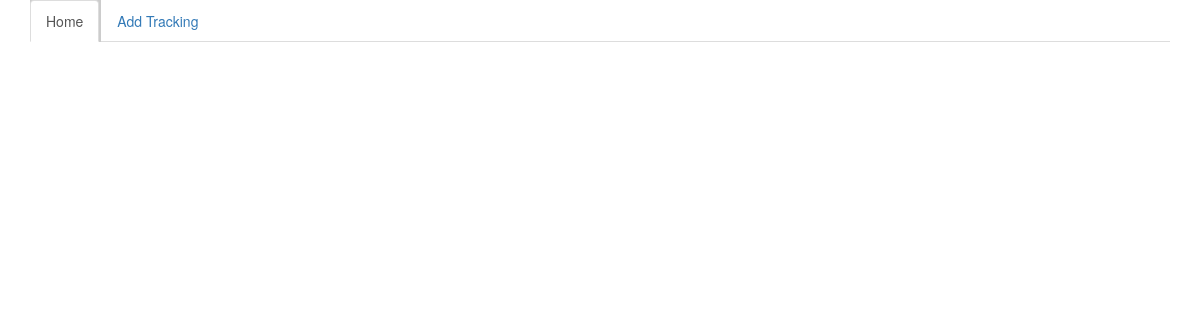
Before: / with the older database file.
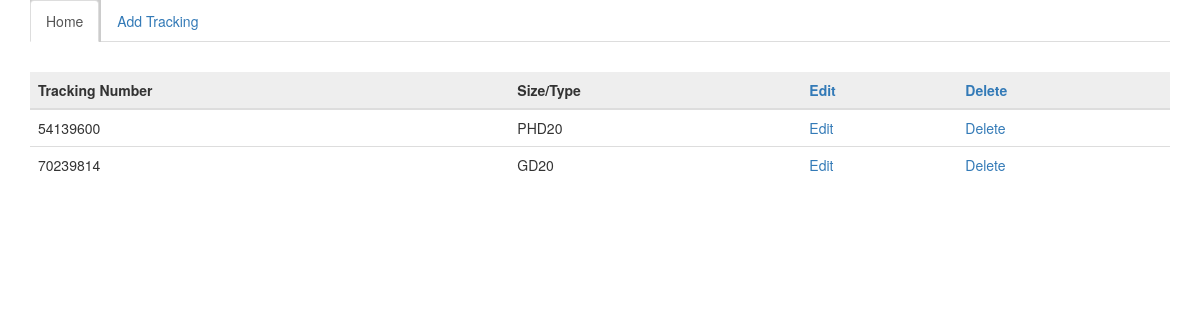
After: the same page with the newer database file.
### tables this page shows
CREATE TABLE `add_table` (
  `add_id` int(11) NOT NULL,
  `track_num` text NOT NULL,
  `size_type` text NOT NULL,
  `container` text NOT NULL,
  `arrival` text NOT NULL,
  `arrival_date` int(11) NOT NULL,
  `seal_no` text NOT NULL
);

### index.php (the view, shortened to what this page needs)
<?php
  include("config.php");
?>
<!DOCTYPE html>
<html lang="en">
  <head>
    <link rel="stylesheet" href="https://maxcdn.bootstrapcdn.com/bootstrap/3.3.7/css/bootstrap.min.css">
    <link href="css/style.css" rel="stylesheet" />
  </head>
  <body>
    <div class="container">
        <ul class="nav nav-tabs">
          <li class="active"><a href="index.php">Home</a></li>
          <li><a href="admin/addtrack.php">Add Tracking</a></li>
        </ul>
    </div>
    <div class="container">
      <?php
        $sql="SELECT * FROM add_table";
        $result=mysqli_query($conn,$sql);
        if(mysqli_num_rows($result)>0)
        {
      ?>
      <table class="table table-hover">
        <thead>
          <tr>
            <th>Tracking Number</th>
            <th>Size/Type</th>
            <th><a href="admin/edit.php"> Edit </a> </th>
            <th> <a href="admin/delete.php"> Delete </a></th>
          </tr>
        </thead>
        <tbody>
        <?php
        while ($row=mysqli_fetch_assoc($result) )
          {
          ?>
          <tr>
           <td> <?php echo $row["track_num"] ;?> </td>
           <td> <?php echo $row["size_type"] ;?> </td>
          <td> <a href="admin/edit.php?track_num=<?php echo $row['track_num'] ?>"> Edit </a></td>
          <td> <a href="admin/delete.php?track_num=<?php echo $row['track_num'] ?>"> Delete </a></td>
        </tr>
           <?php };  ?>
        </tbody>
      </table>
      <?php
        };
      ?>
    </div>
  </body>
</html>

### css/style.css (style rules this page uses)
thead { background-color:#eeeeee; }
.container { margin-bottom: 30px; }
.active, .accordion:hover { background-color: #ccc; }

Changed rows visible on the page:
added add_table: track_num "54139600", size_type "PHD20"
added add_table: track_num "70239814", size_type "GD20"
Other visible differences:
text now shown: "Tracking Number Size/Type Edit Delete"
